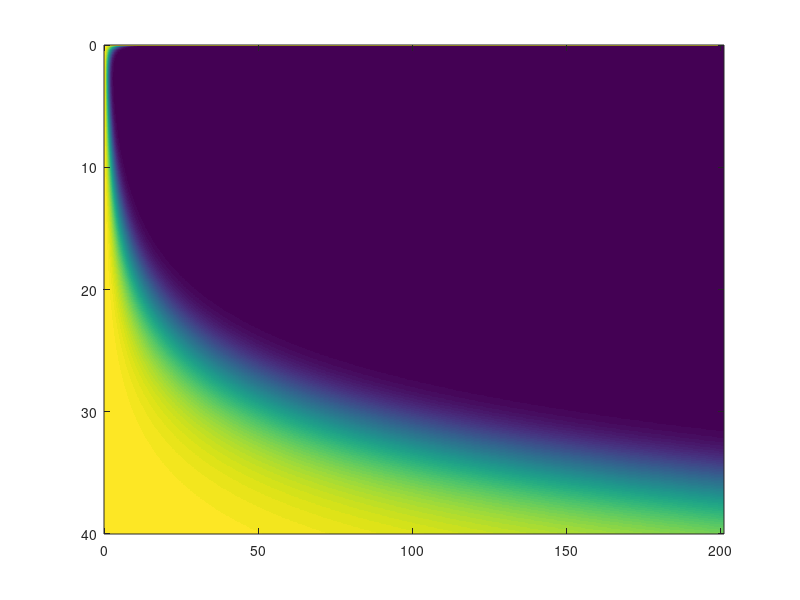

MATLAB code to generate this figure: (Note: this script raises an error after producing the figure.)
%% Code for extinction plots for the article "Finding analytical approximations for discrete, stochastic, individual-based models of ecology"


clear prob_rd

r_vals=0:0.05:40;
D_vals=0:0.05:201;
i=0;
for r=r_vals
    i=i+1;
    j=0;
for D= D_vals
   j=j+1;
prob_rd(i, j)= (1-r*exp(-1).*exp(-r*exp(-1))).^(D*D);
end 
end



figure; 
imagesc(D_vals, r_vals, prob_rd)
hold on 
%plot(D_vals, exp(1)*log(D_vals.^2), 'k')
%plot(D_vals, 2.8*log(D_vals.^2), 'k')
%plot(extinct2(:,1), extinct2(:,2),'xk', 'LineWidth',1.5)
hold off 

h = gca;
h.YDir = 'normal';


set(h,'box','on')
xlim([0 200])
ylim([0 40])
h.LineWidth =1.0;
set(h,'TickLabelInterpreter','latex')
ylabel('Number of offspring: $r$', 'Interpreter', 'latex', 'FontSize', 20 )
xlabel('Lattice size: $D$', 'Interpreter', 'latex', 'FontSize', 20)
set(h, 'FontSize', 12)
c = colorbar;
set(c, 'TickLabelInterpreter', 'latex');
set(c,'YTick',0:0.2:1);
set(gca,'TickDir','out');
h.TickLength = [0.01 0.0];
set(h,'box','off')
xlim([0 200])
c.LineWidth = 0.8;
hold on
errorbar(simulation_vals(:,1),simulation_vals(:,2), simulation_vals(:,3),"k",'LineWidth',0.6)
xticks([0 50 100 150 200])
% r = 1:1:40;
% d = 1:1:200;
% [D,R] = meshgrid(d,r);
% Z = (1-R.*exp(-1).*exp(-R.*exp(-1))).^(D.*D);
% % figure;
% % imagesc(Z)
% hold on
% contour(D,R,Z,'ShowText','off', 'color', 'k')
% %clabel(C,h)


% timesteps = 500; %number of timesteps
% 
% prob_less = prob_rd<1/timesteps;
% 
% figure;
% imagesc(D_vals, r_vals, prob_less)
% ax = gca;
% ax.YDir = 'normal';
% 
% lines = zeros(r,1);
% 
% 
% for j = 1:26
% 
%    hej(j) = find(prob_less(j,:), 1, 'first');
% end
